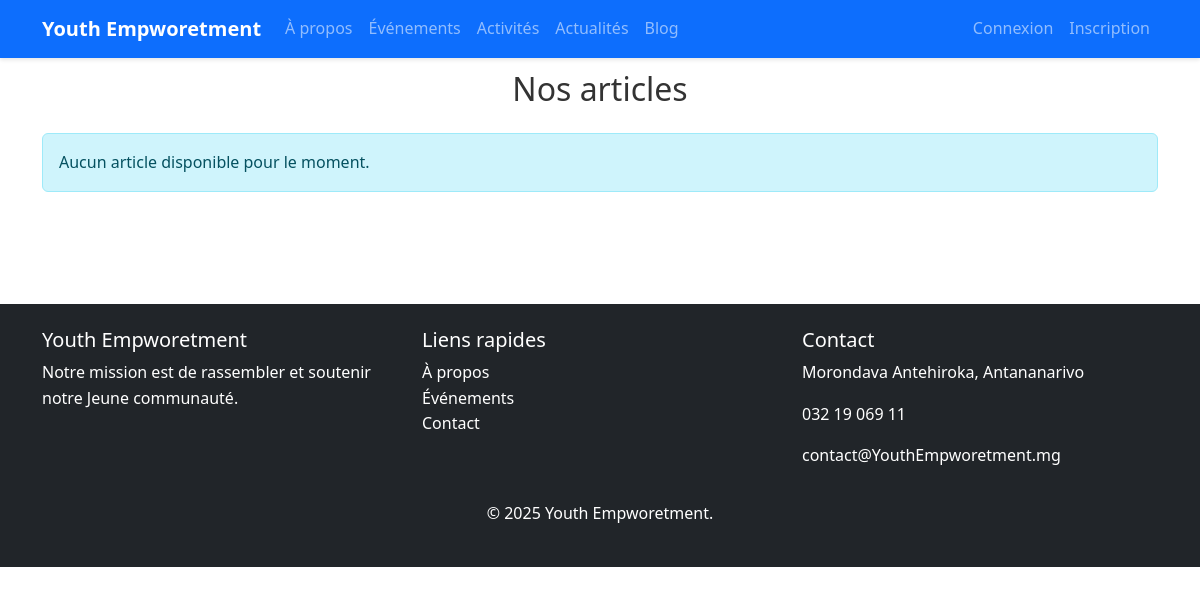
The app's page /Blog, older data.
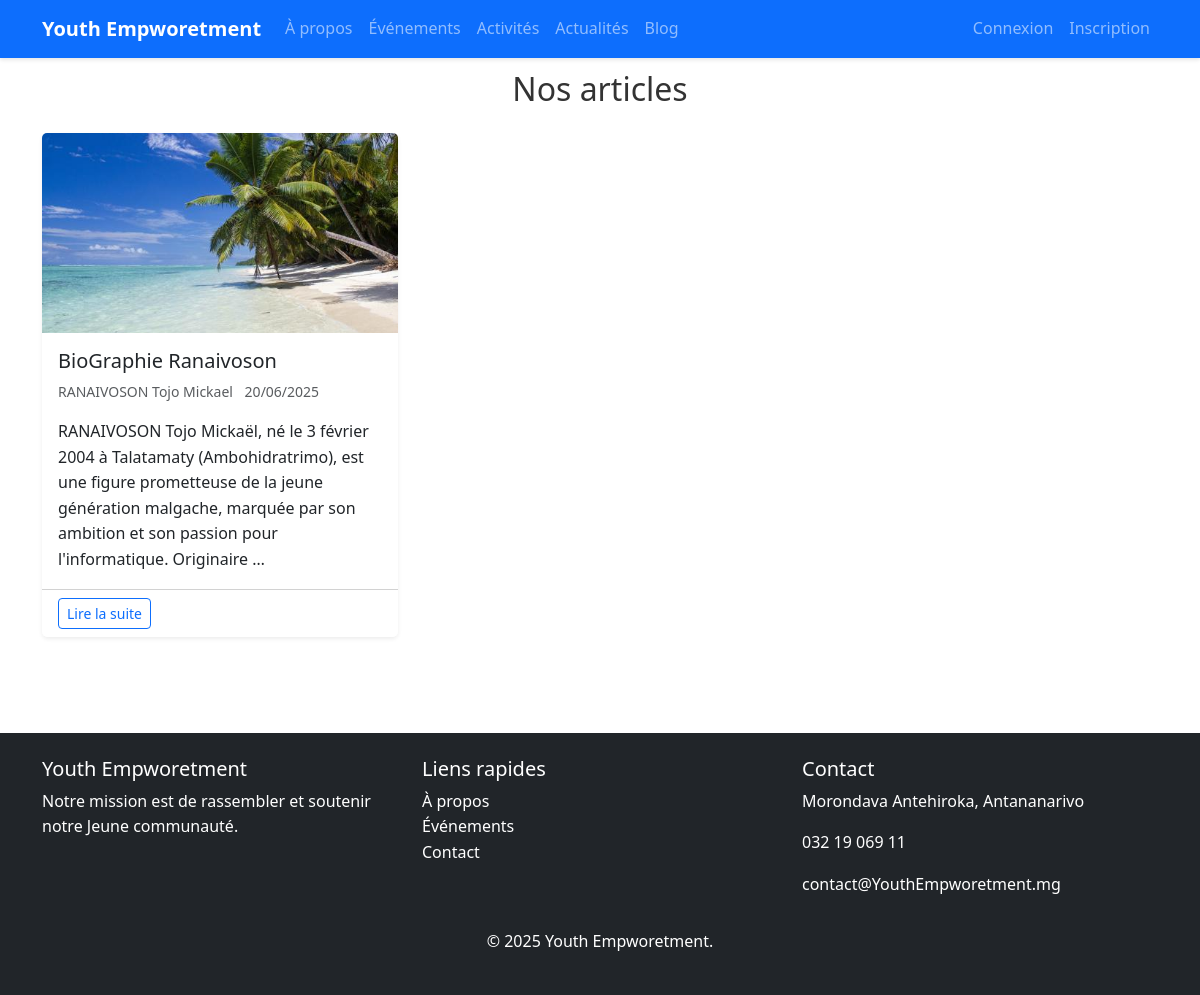
The same page, newer data.
### AppBlog/models.py (models this page shows, shortened)
class ArticleBlog(models.Model):
    auteur = models.ForeignKey(Utilisateur,on_delete=models.CASCADE)
    titre = models.CharField(max_length=100)
    contenue = models.TextField()
    image = models.ImageField(upload_to="static/images/blog/")
    date_publication = models.DateTimeField(auto_now_add=True)
    publie = models.BooleanField(default=False,verbose_name="publié")
    class Meta:
        verbose_name = "Article de blog"
        verbose_name_plural = "Articles de blog"
        ordering = ['-date_publication']

### AppMembre/models.py (models this page shows, shortened)
class Utilisateur(models.Model):
    nom = models.CharField(max_length=20)
    prenom = models.CharField(max_length=50)
    date_naissance = models.DateField()
    telephone = models.CharField(max_length=20)
    adresse = models.CharField(max_length=50,blank=True, null=True)
    photo = models.ImageField(upload_to='static/images/membres/')
    email = models.EmailField()
    mot_de_passe = models.TextField()
    date_inscription = models.DateField(auto_now_add=True)
    role = models.CharField(max_length=50)
    USERNAME_FIELD = 'email'
    REQUIRED_FIELD =['username']
    class Meta:
        verbose_name = "Utilisateur"
        verbose_name_plural = "Utilisateurs"

### AppBlog/views.py (the view)
# urls.py: path('Blog',listeArticle,name='listeArticle'),
def listeArticle(request):
    articles = ArticleBlog.objects.filter(publie=True).order_by('-date_publication')
    return render(request,'Blog.html',{'articles':articles})

### templates/Blog.html (shortened to what this page needs)
{% extends 'layouts/master.html' %}
{% load static %}
{% block content %}
<div class="container py-5">
        <h2 class="mb-4 text-center marg">Nos articles</h2>
    <div class="row g-4">
        {% for article in articles %}
        <div class="col-md-6 col-lg-4">
            <div class="card h-100 shadow-sm">
                {% if article.image %}
                <img src="{{ article.image.url }}" class="card-img-top" alt="{{ article.titre }}" style="height: 200px; object-fit: cover;">
                {% endif %}
                <div class="card-body">
                    <h2 class="h5 card-title">{{ article.titre }}</h2>
                    <p class="card-text text-muted small">
                         {{ article.auteur.nom }}  {{article.auteur.prenom}}
                         {{ article.date_publication|date:"d/m/Y" }}
                    </p>
                    <p class="card-text">{{ article.contenue|truncatewords:30 }}</p>
                </div>
                <div class="card-footer bg-white">
                    <a href="{% url 'detail_article' article.id %}" class="btn btn-sm btn-outline-primary">
                        Lire la suite
                    </a>
                </div>
            </div>
        </div>
        {% empty %}
        <div class="col-12">
            <div class="alert alert-info">Aucun article disponible pour le moment.</div>
        </div>
        {% endfor %}
    </div>
</div>
{% endblock %}

Row changes from the older to the newer data that the page shows:
added ArticleBlog: titre "BioGraphie Ranaivoson", auteur.nom "RANAIVOSON", auteur.prenom "Tojo Mickael", date_publication "20/06/2025", contenue "RANAIVOSON Tojo Mickaël, né le 3 février 2004 à Talatamaty (Ambohidratrimo), est une figure prometteuse de la jeune génération malgache, marquée par son ambition et son passion pour l'informatique. Originaire …"
Text that changed along with them:
text no longer shown: "Aucun article disponible pour le moment."
